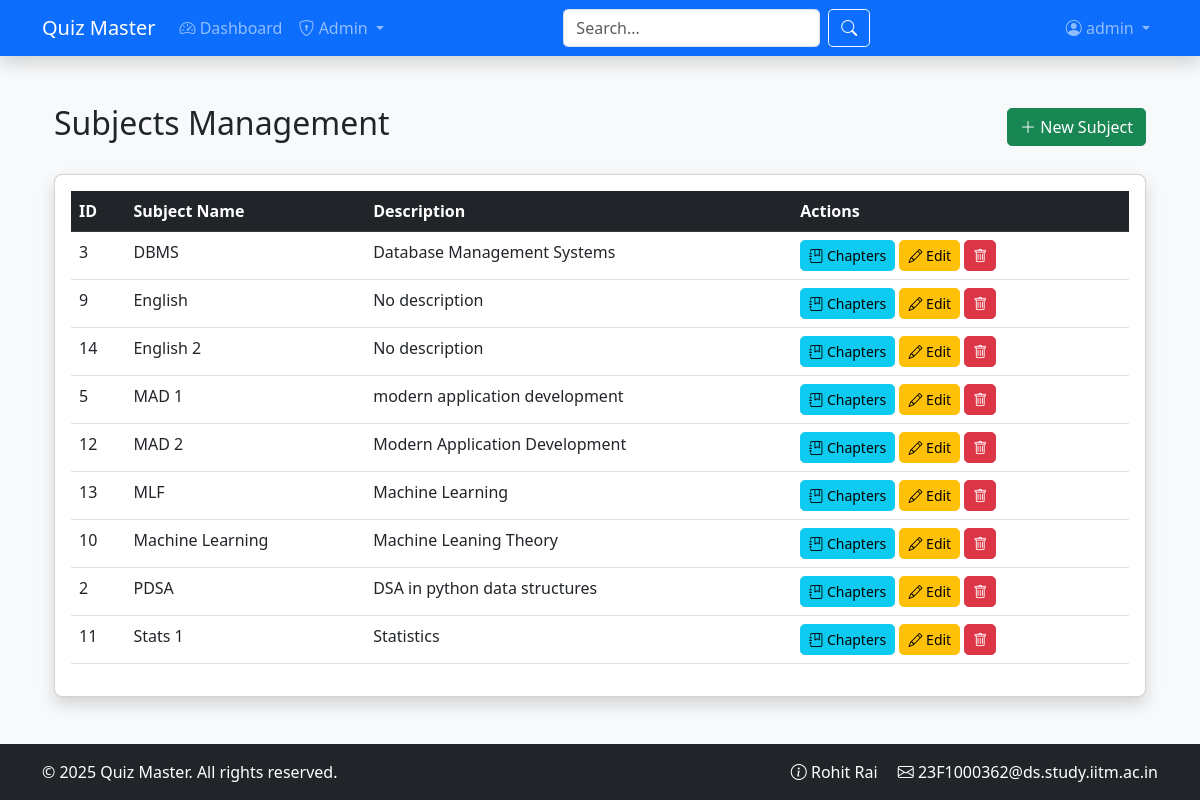
Screenshot of /admin/subjects (signed in) with the database file from the repository.
### application/models.py (models this page shows, shortened)
class User(UserMixin, db.Model):
    __tablename__ = 'users'
    id = db.Column(db.Integer, primary_key=True)
    username = db.Column(db.String(100), unique=True, nullable=False, index=True)
    password_hash = db.Column(db.String(128), nullable=False)
    full_name = db.Column(db.String(100), nullable=False)
    email = db.Column(db.String(120), unique=True, nullable=False)
    qualification = db.Column(db.String(100))
    dob = db.Column(db.Date)
    bio = db.Column(db.Text)
    location = db.Column(db.String(100))
    avatar = db.Column(db.String(255), nullable=True)
    website = db.Column(db.String(200))
    is_admin = db.Column(db.Boolean, default=False)
    is_admin = db.Column(db.Boolean, default=False)
    is_active = db.Column(db.Boolean, default=True)
    created_at = db.Column(db.DateTime, default=lambda: datetime.now(timezone.utc))
    last_seen = db.Column(db.DateTime, default=lambda: datetime.now(timezone.utc))
    scores = db.relationship('Score', back_populates='user', cascade='all, delete-orphan')
    quiz_attempts = db.relationship('QuizAttempt', back_populates='user', cascade='all, delete-orphan')
    @property
    def password(self):
        raise AttributeError('Password is not readable')

class Subject(db.Model):
    __tablename__ = 'subjects'
    id = db.Column(db.Integer, primary_key=True)
    name = db.Column(db.String(100), nullable=False, index=True)
    description = db.Column(db.Text)
    chapters = db.relationship('Chapter', back_populates='subject', cascade='all, delete-orphan')

### application/blueprints/admin_bp.py (the view, shortened to what this page needs)
@admin_bp.route('/subjects', methods=['GET', 'POST'])
@admin_required
def manage_subjects():
    form = SubjectForm()
    subjects = Subject.query.order_by(Subject.name).all()
    return render_template('admin/manage_subjects.html', form=form, subjects=subjects)

### application/forms.py
class SubjectForm(FlaskForm):
    name = StringField('Subject Name', validators=[
        DataRequired(),
        Length(min=2, max=100)])
    description = TextAreaField('Description', validators=[
        Length(max=500)])
    submit = SubmitField('Save Subject')

### application/__init__.py (called while the page is built)
@login_manager.user_loader
def load_user(user_id):
    from application.models import User
    return User.query.get(int(user_id))

### application/templates/admin/manage_subjects.html (shortened to what this page needs)
{% extends "base.html" %}
{% block content %}
<div class="container mt-4">
    <div class="d-flex justify-content-between align-items-center mb-4">
        <h2>Subjects Management</h2>
        <button class="btn btn-success" data-bs-toggle="modal" data-bs-target="#subjectModal"
                id="createSubjectBtn">
            <i class="bi bi-plus-lg"></i> New Subject
        </button>
    </div>
    <div class="card shadow">
        <div class="card-body">
            <div class="table-responsive">
                <table class="table table-hover">
                    <thead class="table-dark">
                        <tr>
                            <th>ID</th>
                            <th>Subject Name</th>
                            <th>Description</th>
                            <th>Actions</th>
                        </tr>
                    </thead>
                    <tbody>
                        {% for subject in subjects %}
                        <tr>
                            <td>{{ subject.id }}</td>
                            <td>{{ subject.name }}</td>
                            <td>{{ subject.description|default('No description', true) }}</td>
                            <td>
                                <a href="{{ url_for('admin.manage_chapters', subject_id=subject.id) }}"
                                   class="btn btn-sm btn-info">
                                   <i class="bi bi-journal-bookmark"></i> Chapters
                                </a>
                                <button class="btn btn-sm btn-warning edit-subject-btn"
                                        data-subject-id="{{ subject.id }}"
                                        data-subject-name="{{ subject.name }}"
                                        data-subject-description="{{ subject.description|default('', true) }}">
                                    <i class="bi bi-pencil"></i> Edit
                                </button>
                                <form class="d-inline"
                                      action="{{ url_for('admin.delete_subject', subject_id=subject.id) }}"
                                      method="POST"
                                      onsubmit="return confirm('Are you sure?');">
                                    <button type="submit" class="btn btn-sm btn-danger">
                                        <i class="bi bi-trash"></i>
                                    </button>
                                </form>
                            </td>
                        </tr>
                        {% endfor %}
                    </tbody>
                </table>
            </div>
        </div>
    </div>
</div>
{% endblock %}

### application/templates/base.html (shortened to what this page needs)
<!DOCTYPE html>
<html lang="en">
<head>
    <link href="https://cdn.jsdelivr.net/npm/bootstrap@5.3.0/dist/css/bootstrap.min.css" rel="stylesheet">
    <link rel="stylesheet" href="https://cdn.jsdelivr.net/npm/bootstrap-icons@1.11.1/font/bootstrap-icons.css">
    <link rel="stylesheet" href="{{ url_for('static', filename='css/main.css') }}">
</head>
<body class="d-flex flex-column min-vh-100">
    <nav class="navbar navbar-expand-lg navbar-dark bg-primary shadow">
        <div class="container">
            <a class="navbar-brand" href="{{ url_for('main.index') }}">
                 Quiz Master
            </a>
            <div class="collapse navbar-collapse" id="mainNav">
                <ul class="navbar-nav me-auto">
                    {% if current_user.is_authenticated %}
                        <li class="nav-item">
                            <a class="nav-link" href="{{ url_for('user.dashboard') }}">
                                <i class="bi bi-speedometer2"></i> Dashboard
                            </a>
                        </li>
                        {% if current_user.is_admin %}
                        <li class="nav-item dropdown">
                            <a class="nav-link dropdown-toggle" href="#" role="button" data-bs-toggle="dropdown">
                                <i class="bi bi-shield-lock"></i> Admin
                            </a>
                        </li>
                        {% endif %}
                    {% endif %}
                </ul>
                <form class="d-flex me-3" action="{{ url_for('main.search') }}" method="GET">
                    <input class="form-control me-2" type="text" name="q" placeholder="Search..." required>
                    <button class="btn btn-outline-light" type="submit">
                        <i class="bi bi-search"></i>
                    </button>
                </form>
                <ul class="navbar-nav ms-auto">
                    {% if current_user.is_authenticated %}
                        <li class="nav-item dropdown">
                            <a class="nav-link dropdown-toggle" href="#" role="button" data-bs-toggle="dropdown">
                                <i class="bi bi-person-circle"></i> {{ current_user.username }}
                            </a>
                        </li>
                    {% endif %}
                </ul>
            </div>
        </div>
    </nav>
    <main class="container flex-grow-1 mt-4">
        {% block content %}{% endblock %}
    </main>
    <footer class="bg-dark text-white mt-auto py-3">
        <div class="container">
            <div class="row">
                <div class="col-md-6">
                    <p class="mb-0">&copy; 2025 Quiz Master. All rights reserved.</p>
                </div>
                <div class="col-md-6 text-end">
                    <a href="#" class="text-white text-decoration-none me-3">
                        <i class="bi bi-info-circle"></i> Rohit Rai
                    </a>
                    <a href="#" class="text-white text-decoration-none">
                        <i class="bi bi-envelope"></i> 23F1000362@ds.study.iitm.ac.in
                    </a>
                </div>
            </div>
        </div>
    </footer>
</body>
</html>

### application/static/css/main.css (style rules this page uses)
body { font-family: 'Segoe UI', Tahoma, Geneva, Verdana, sans-serif; background-color: #f8f9fa; }
.navbar { box-shadow: 0 2px 4px rgba(0, 0, 0, 0.1); }
.card { border-radius: 0.5rem; box-shadow: 0 2px 5px rgba(0, 0, 0, 0.05); transition: transform 0.3s ease; }
.table-responsive { overflow-x: auto; -webkit-overflow-scrolling: touch; }
.btn { border-radius: 0.3rem; }
.form-control, .form-select { border-radius: 0.3rem; }

### rows the page displays
User: username "admin"
Subject: id "3", name "DBMS", description "Database Management Systems"
Subject: id "9", name "English", description "No description"
Subject: id "14", name "English 2", description "No description"
Subject: id "5", name "MAD 1", description "modern application development"
Subject: id "12", name "MAD 2", description "Modern Application Development"
Subject: id "13", name "MLF", description "Machine Learning"
Subject: id "10", name "Machine Learning", description "Machine Leaning Theory"
Subject: id "2", name "PDSA", description "DSA in python data structures"
Subject: id "11", name "Stats 1", description "Statistics"
